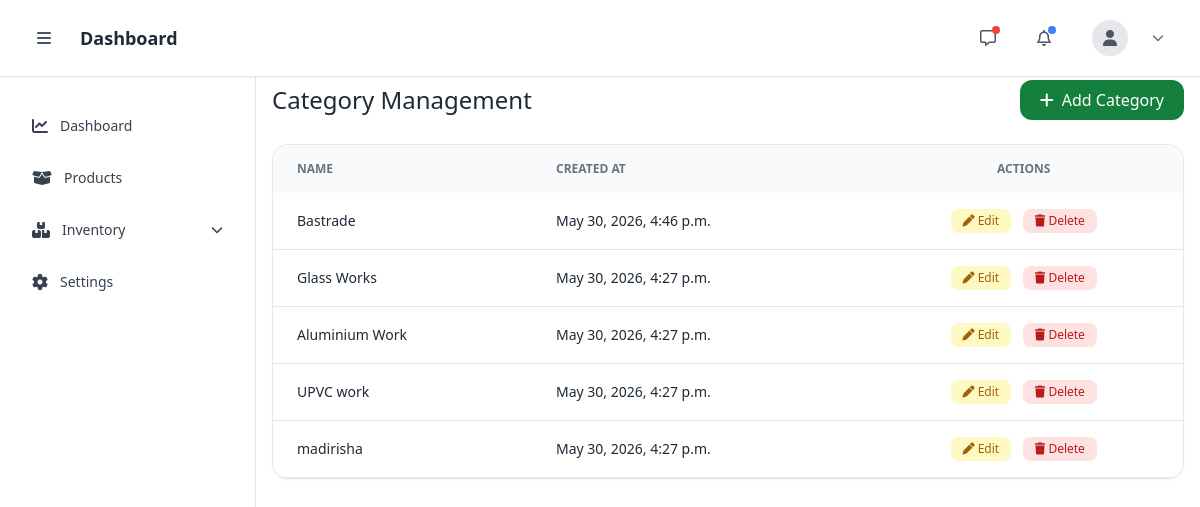
Page /inventory/inventory_categories/ on the committed database.
### inventory/models.py (models this page shows, shortened)
class Category(models.Model):
    name = models.CharField(max_length=255)
    created_at = models.DateTimeField(auto_now_add=True)

### inventory/views.py (the view, shortened to what this page needs)
# urls.py: path("inventory_categories/", views.category_page, name="category_page"),
def category_page(request):
    categories = Category.objects.all().order_by('-id')
    form = CategoryForm()
    if request.method == "POST" and "create_category" in request.POST:
        form = CategoryForm(request.POST)
        if form.is_valid():
            form.save()
            return redirect('category_page')
    if request.method == "POST" and "delete_category" in request.POST:
        category_id = request.POST.get("category_id")
        category = get_object_or_404(Category, id=category_id)
        category.delete()
        return redirect('category_page')
    return render(request, "inventory/category.html", {
        "categories": categories,
        "form": form
    })

### templates/inventory/category.html (shortened to what this page needs)
{% extends 'inventory/base.html' %}
{% block content %}
{% include 'inventory/nav.html' %}
{% include 'inventory/sidebar.html' %}
<link rel="stylesheet"
      href="https://cdnjs.cloudflare.com/ajax/libs/font-awesome/6.5.1/css/all.min.css">
<div class="ml-64 pt-20 px-4 py-5 min-h-screen">
    <div class="flex items-center justify-between mb-6">
        <h1 class="text-2xl text-gray-800">
            Category Management
        </h1>
        <button onclick="openCreateModal()"
            class="bg-green-700 hover:bg-green-800 text-white px-5 py-2 rounded-xl flex items-center gap-2">
            <i class="fa fa-plus"></i>
            Add Category
        </button>
    </div>
    <div class="bg-white rounded-2xl border shadow-sm overflow-hidden">
        <table class="w-full text-sm text-left">
            <thead class="bg-gray-50 text-xs uppercase text-gray-500">
                <tr>
                    <th class="px-6 py-4">Name</th>
                    <th class="px-6 py-4">Created At</th>
                    <th class="px-6 py-4 text-center">Actions</th>
                </tr>
            </thead>
            <tbody>
            {% for cat in categories %}
                <tr class="border-b hover:bg-gray-50">
                    <td class="px-6 py-4 font-medium text-gray-800">
                        {{ cat.name }}
                    </td>
                    <td class="px-6 py-4 font-medium text-gray-800">
                        {{ cat.created_at }}
                    </td>
                    <td class="px-6 py-4 text-center space-x-2">
                        <button
                            onclick="openEditModal('{{ cat.id }}','{{ cat.name }}')"
                            class="bg-yellow-100 text-yellow-700 px-3 py-1 rounded-lg text-xs">
                            <i class="fa fa-pen"></i> Edit
                        </button>
                        <form method="POST" class="inline-block">
                            <button name="delete_category"
                                onclick="return confirm('Delete this category?')"
                                class="bg-red-100 text-red-700 px-3 py-1 rounded-lg text-xs">
                                <i class="fa fa-trash"></i> Delete
                            </button>
                        </form>
                    </td>
                </tr>
            {% empty %}
                <tr>
                    <td colspan="2" class="text-center py-10 text-gray-400">
                        No categories found
                    </td>
                </tr>
            {% endfor %}
            </tbody>
        </table>
    </div>
</div>
{% endblock %}

### rows in the picture
Category: name "Bastrade", created_at "May 30, 2026, 4:46 p.m."
Category: name "Glass Works", created_at "May 30, 2026, 4:27 p.m."
Category: name "Aluminium Work", created_at "May 30, 2026, 4:27 p.m."
Category: name "UPVC work", created_at "May 30, 2026, 4:27 p.m."
Category: name "madirisha", created_at "May 30, 2026, 4:27 p.m."
